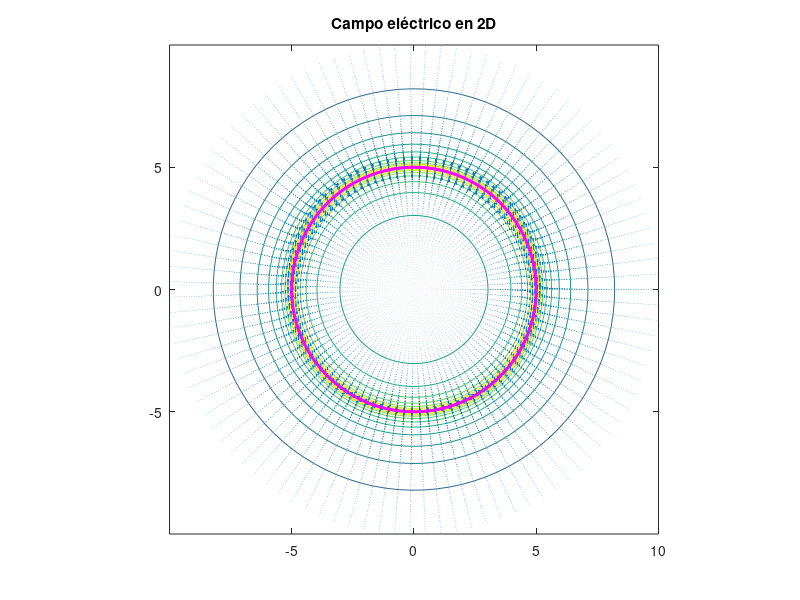
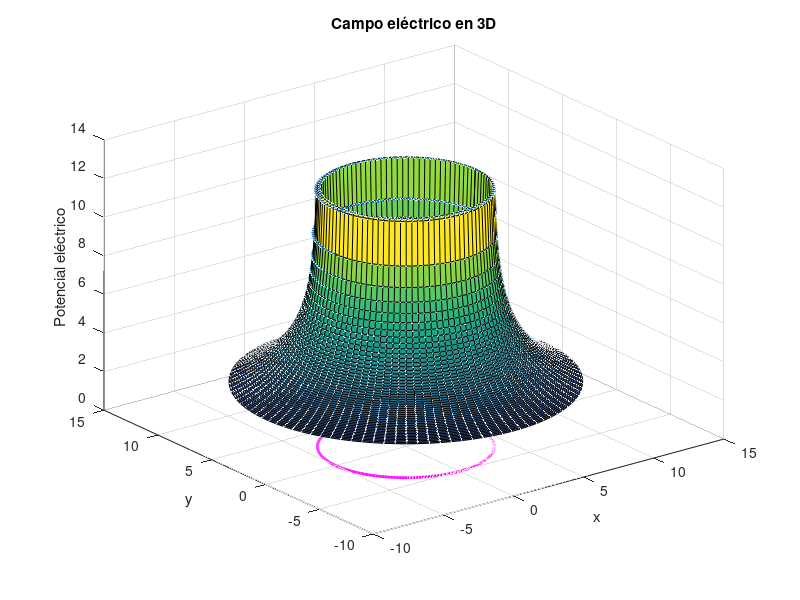

The MATLAB script that drew these images, in order:
% Pedir al usuario que ingrese el radio y la densidad de carga en función de phi

a = input("Ingrese el radio del anillo: ");

% Pedir al usuario que ingrese el radio y la densidad de carga en función de phi

% rho_input = input('Ingrese la densidad de carga en función de phi (en términos de phi): ','s');
% rho = str2func(['@(phi)' rho_input]);


% lambda_input = input('Ingrese la densidad de carga en función de phi (en términos de phi): ','s');
% lambda = inline(rho_input, 'phi');

% lambda= @(phi) sin(phi); % función de densidad de carga

lambda_input = input('Ingrese la densidad de carga en función de phi (en términos de phi): ', 's');
lambda  = @(phi) eval(lambda_input);


% Creación de la malla de puntos
n = 100;  % número de puntos en cada dirección
lim = 2*a;  % radio máximo de la malla

[phi, r] = meshgrid(linspace(0, 2*pi, n), linspace(0, lim, n));
x = r.*cos(phi);
y = r.*sin(phi);


% Cálculo del potencial eléctrico
k = 9e9;  % constante de Coulomb
V = zeros(size(r));
for i = 1:n
    for j = 1:n
     potencial = @(p) lambda(p) ./ sqrt((r(i,j)*cos(phi(i,j)) - a*cos(p)).^2 + (r(i,j)*sin(phi(i,j)) - a*sin(p)).^2);
        [V(i,j),~] = quadgk( potencial, 0,2*pi);
        
        %quad: Este método utiliza una fórmula de cuadratura gaussiana 
        %quadl: Este método utiliza una fórmula de cuadratura gaussiana-legendre
        %quaddgk: Gauss-Kronrod.
        
    end
end

% Cálculo del campo eléctrico
[Ex, Ey] = gradient(-V);

% Grafica del anillo

centro = [0, 0]; % centro del círculo

theta = linspace(0, 2*pi,360);

x_c= a*cos(theta) + centro(1);
y_c = a*sin(theta) + centro(2);
plot(x_c, y_c, 'm', 'LineWidth', 2);
axis equal
title('Anillo')

% Graficar el potencial eléctrico en 2D
contour(x, y, V)
hold on
plot(x_c, y_c, 'm', 'LineWidth', 2)
axis equal
title('Potencial eléctrico en 2D')

% Graficar el campo eléctrico en 2D
quiver(x, y, Ex, Ey)
hold on
plot(x_c, y_c, 'm', 'LineWidth', 2)
axis equal
title('Campo eléctrico en 2D')


% Graficar el campo eléctrico en 3D
figure
quiver3(x, y, V, Ex, Ey, zeros(size(Ey)), 'LineWidth', 1)
hold on
plot3(x_c, y_c, zeros(size(x_c)), 'm', 'LineWidth', 2)
surf(x,y,V)
xlabel('x')
ylabel('y')
zlabel('Potencial eléctrico')
title('Campo eléctrico en 3D')
